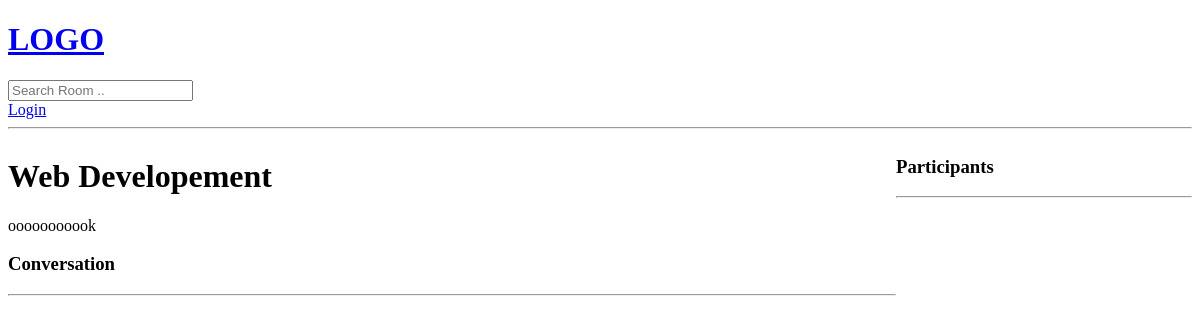
The app's page /room/12/, older data.
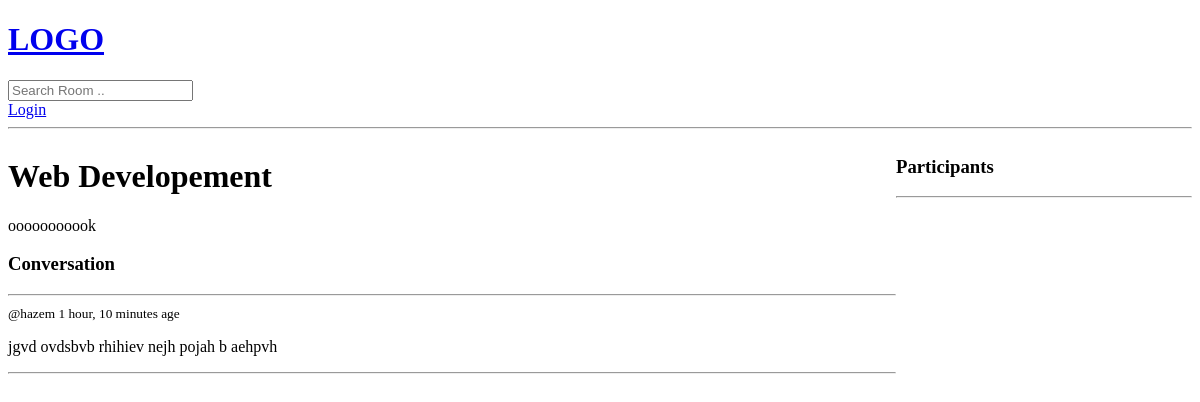
The same page, newer data.
### base/models.py (models this page shows, shortened)
class Message(models.Model):
    user = models.ForeignKey(User, on_delete=models.CASCADE)
    room = models.ForeignKey(Room, on_delete=models.CASCADE)
    body = models.TextField()
    updates = models.DateTimeField(auto_now=True)
    created = models.DateTimeField(auto_now_add=True)

### base/views.py (the view, shortened to what this page needs)
# urls.py: path('room/<str:pk>/', views.room, name='room'),
def room(request, pk):
    room = Room.objects.get(id=pk)
    room_messages = room.message_set.all()
    participations = room.participations.all()
    context = {
        'room': room,
        'room_messages': room_messages,
        'participations': participations,
    }
    return render(request, 'base/room.html', context)

### base/templates/base/room.html (shortened to what this page needs)
<!DOCTYPE html>
<html lang="en">
  <head>
  </head>
  <body>
    {% extends 'main.html' %} {% block content %}
    <div class="room-container">
      <div>
        <h1>{{room.name}}</h1>
        <p>{{room.description}}</p>
        <div class="comment-wrapper">
          <h3>Conversation</h3>
          <hr />
          {% for message in room_messages %}
          <div>
            <small>@{{message.user}} {{message.created|timesince}} age </small>
            <p>{{message.body}}</p>
            <hr />
          </div>
          {% endfor %}
        </div>
      </div>
      <div>
        <h3>Participants</h3>
        <hr />
      </div>
    </div>
    {% endblock content %}

Row changes from the older to the newer data that the page shows:
added Message: user "hazem", created "1 hour, 10 minutes", body "jgvd ovdsbvb rhihiev nejh pojah b aehpvh"
